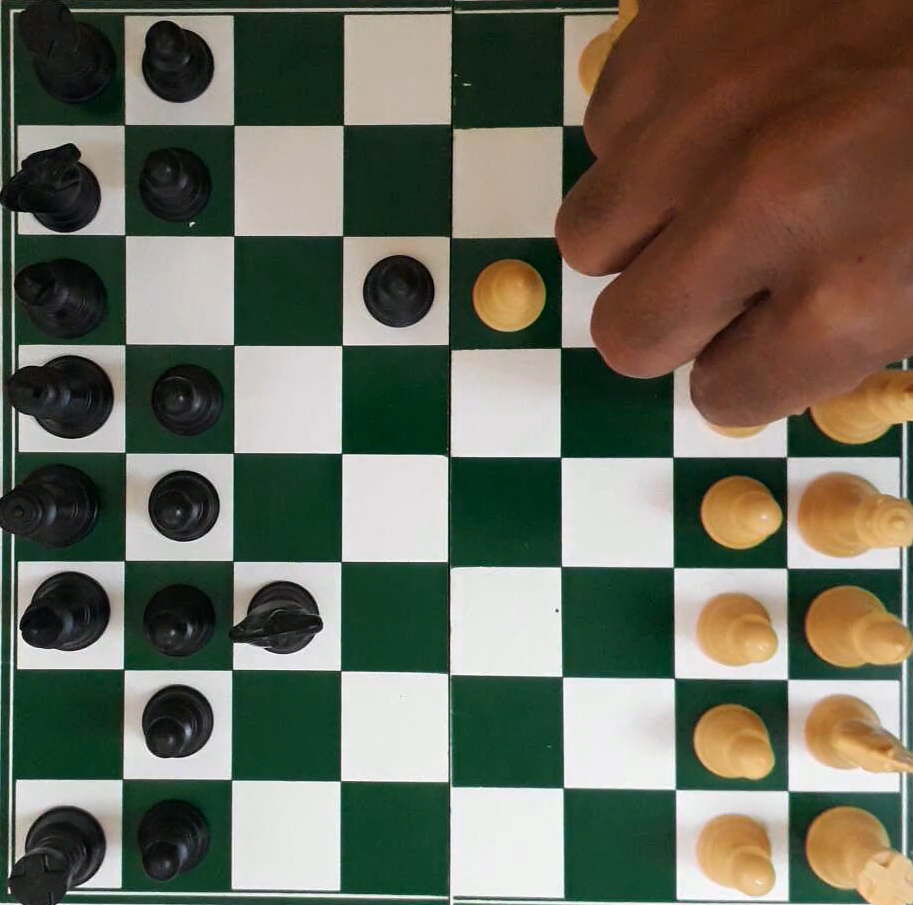
#> input picture hand_detect_imgs/hand_frame2.png, 913 x 905 px, found by its file name
$ python hand_detect_test.py
#> lines starting #> are read from the running program, lines starting #| are printed output that depends on the picture; after the words box and inside, x2 and y2 are one past the last pixel; in counts of white or black regions, pixels touching at a corner belong together
#> further down, image is the input picture: shape (905, 913, 3); mean B, G, R 92.2, 106.7, 106.2
import cv2
import numpy as np
import imutils
import os

def __addHandBoundingBoxes(image):
    inverted = cv2.bitwise_not(image.copy())
    hsv = cv2.cvtColor(inverted, cv2.COLOR_BGR2HSV)
#> hsv: shape (905, 913, 3); mean H, S, V 123, 49.8, 168.9

    lower = np.array([135, 6, 91])
    upper = np.array([255, 255, 255])
    mask = cv2.inRange(hsv.copy(), lower, upper)
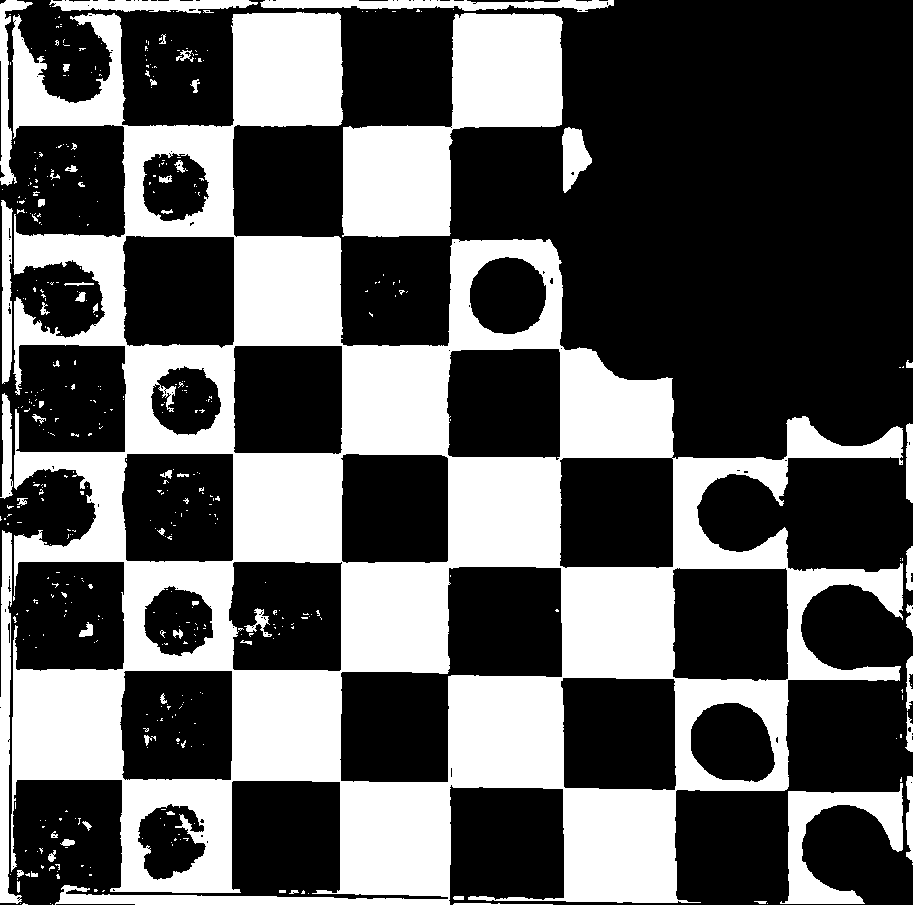
#> mask: shape (905, 913); 36.1% white; 456 white regions (391 under 20 px), largest, box (x1, y1, x2, y2) and area: (11, 12, 903, 905) 248892, (342, 13, 563, 237) 24225, (780, 783, 903, 904) 5501
    mask = 255-mask
    green_squares_mask = mask.copy()

    cv2.imwrite('hand_detect_imgs/1green.jpg', green_squares_mask)
    cv2.imwrite('hand_detect_imgs/1notgreen.jpg', cv2.bitwise_not(green_squares_mask.copy()))
    # cv2.imshow('green', green_squares_mask)

    hsv = cv2.cvtColor(image.copy(), cv2.COLOR_BGR2HSV)
#> hsv: shape (905, 913, 3); mean H, S, V 52.9, 100.2, 118.5
    lower = np.array([0, 0, 81])
    upper = np.array([255, 43, 255])
    mask = cv2.inRange(hsv.copy(), lower, upper)
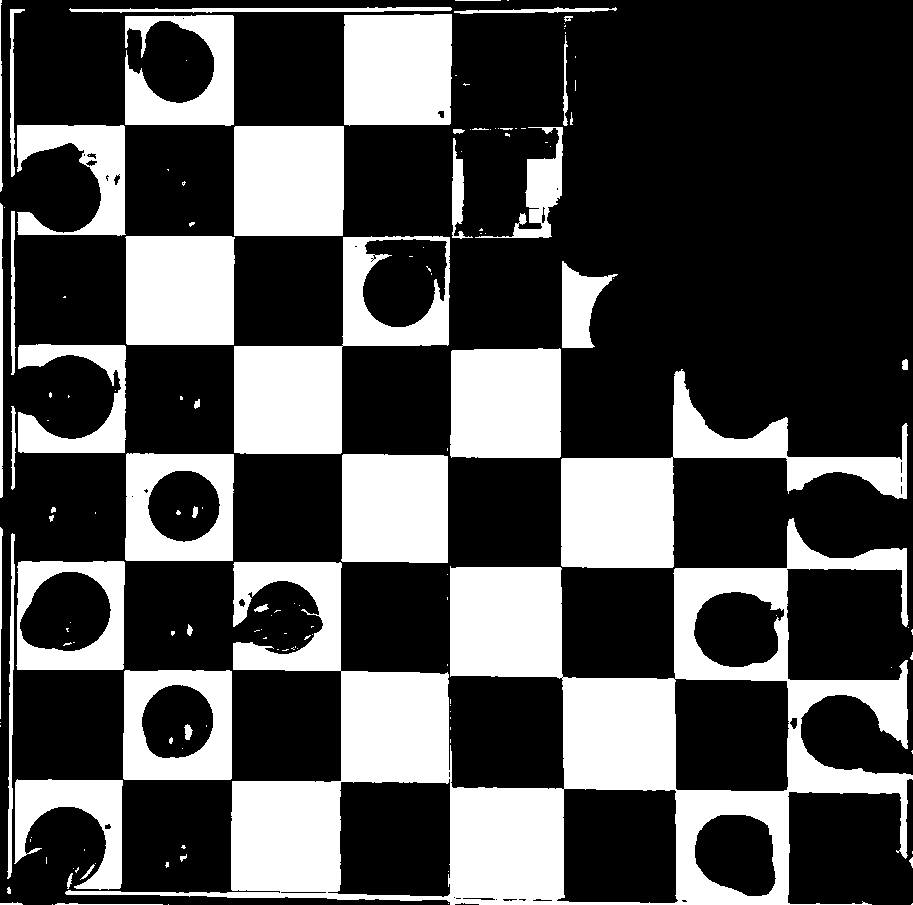
#> mask: shape (905, 913); 30.7% white; 148 white regions (98 under 20 px), largest, box (x1, y1, x2, y2) and area: (65, 518, 913, 905) 97727, (561, 369, 908, 568) 19936, (234, 236, 450, 454) 17402
    mask = 255-mask
    white_squares_mask = mask.copy()

    cv2.imwrite('hand_detect_imgs/2white.jpg', white_squares_mask)
    # cv2.imshow('white', white_squares_mask)


    image_final = image.copy()
    image_final = cv2.bitwise_and(image_final, image_final, mask=green_squares_mask)
    image_final = cv2.bitwise_and(image_final, image_final, mask=white_squares_mask)

    cv2.imwrite('hand_detect_imgs/3and.jpg', image_final)
    # cv2.imshow('and', image_final)


    inverted = cv2.bitwise_not(image_final.copy())
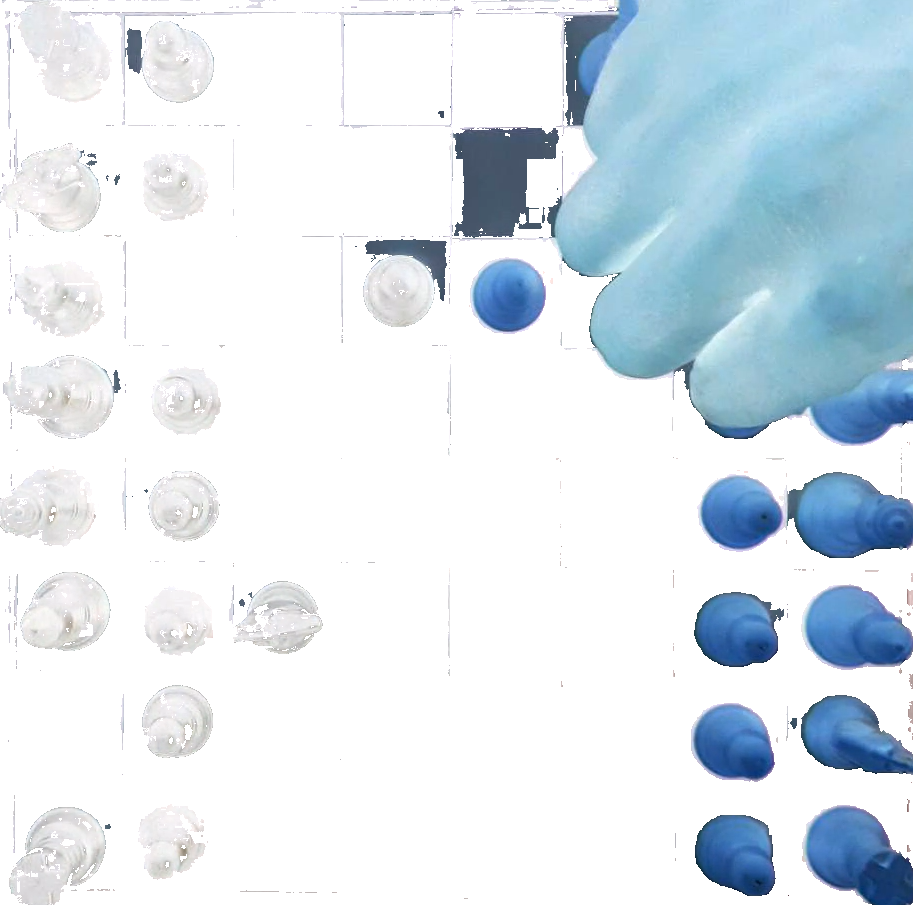
#> inverted: shape (905, 913, 3); mean B, G, R 237.8, 230.3, 219.9
    hsv = cv2.cvtColor(inverted, cv2.COLOR_BGR2HSV)
#> hsv: shape (905, 913, 3); mean H, S, V 33.6, 25, 238

    target = image.copy()
    lower = np.array([76, 87, 50])
    upper = np.array([255, 255, 255])
    white_pieces_mask = cv2.inRange(hsv.copy(), lower, upper)
#> white_pieces_mask: shape (905, 913); 10.7% white; 119 white regions (86 under 20 px), largest, box (x1, y1, x2, y2) and area: (703, 251, 913, 444) 16357, (661, 145, 828, 310) 8243, (788, 474, 913, 558) 7745

    cv2.imwrite('hand_detect_imgs/31white_pieces.jpg', white_pieces_mask)


    lower = np.array([0, 0, 159])
    upper = np.array([55, 255, 255])
    black_pieces_mask = cv2.inRange(hsv.copy(), lower, upper)
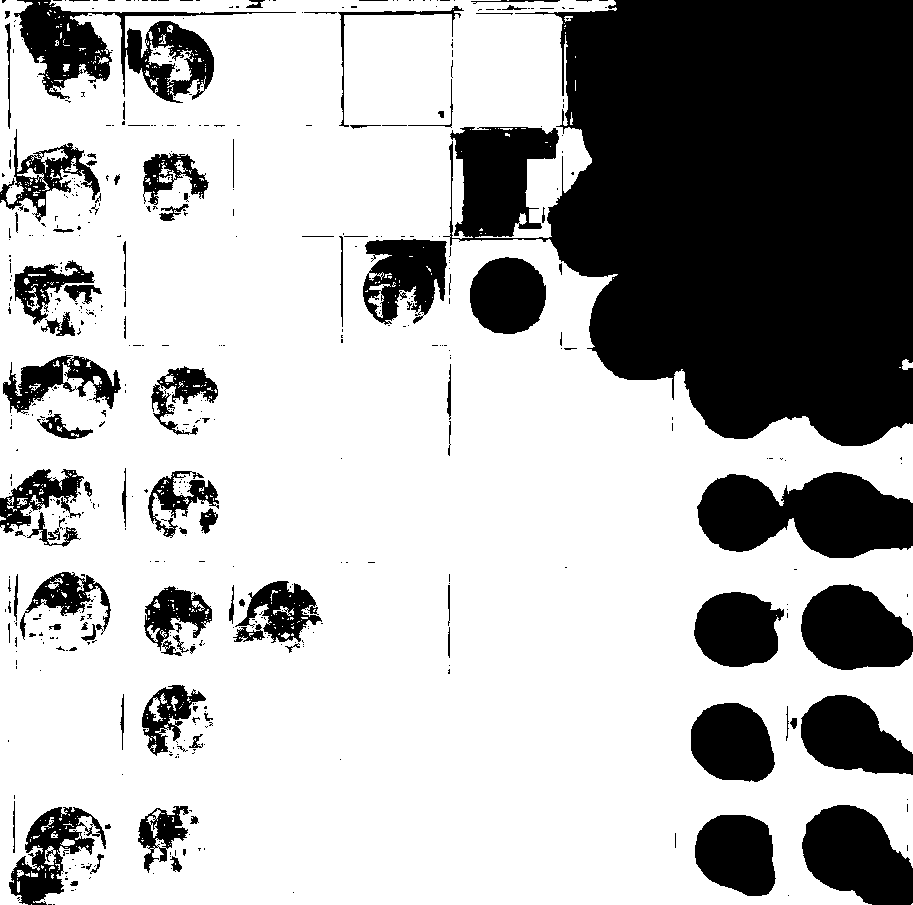
#> black_pieces_mask: shape (905, 913); 69.3% white; 580 black regions (474 under 20 px), largest, box (x1, y1, x2, y2) and area: (443, 0, 913, 446) 147670, (697, 472, 913, 558) 13322, (14, 0, 296, 103) 9474

    cv2.imwrite('hand_detect_imgs/32black_pieces.jpg', black_pieces_mask)

    hand_is_detected, hand_contours = __hand_detected(image_final, white_pieces_mask, black_pieces_mask)
    # if hand_is_detected:
    #   self.__drawHand(target, hand_contours)

    return (target, hand_is_detected)

def __hand_detected(no_houses_frame, white_pieces_mask, black_pieces_mask):
    """
    return `True` or `False` if hand is detected
    """
    white_pieces_mask = 255-white_pieces_mask
    black_pieces_mask = 255-black_pieces_mask

    no_houses_frame = cv2.bitwise_and(no_houses_frame, no_houses_frame, mask=white_pieces_mask)
    cv2.imwrite('hand_detect_imgs/4and_white_pieces.jpg', no_houses_frame)
    # cv2.imshow('no_white_piece', no_houses_frame)
    no_houses_frame = cv2.bitwise_and(no_houses_frame, no_houses_frame, mask=black_pieces_mask)
    cv2.imwrite('hand_detect_imgs/5and_black_pieces.jpg', no_houses_frame)

    # cv2.imshow('image', no_houses_frame)

    # convert image to gray scale
    gray = cv2.cvtColor(no_houses_frame, cv2.COLOR_BGR2GRAY)

    # This is the threshold level for every pixel.
    thresh = cv2.threshold(gray, 30, 255, cv2.THRESH_BINARY)[1]
#> thresh: shape (905, 913); 15.8% white; 1142 white regions (991 under 20 px), largest, box (x1, y1, x2, y2) and area: (547, 0, 913, 425) 99410, (450, 127, 559, 242) 5432, (837, 341, 913, 374) 1527
    cv2.imwrite('hand_detect_imgs/6final_thresh.jpg', thresh)

    # cv2.imshow('thresh', thresh)
    thresh = cv2.erode(thresh, None, iterations=8)
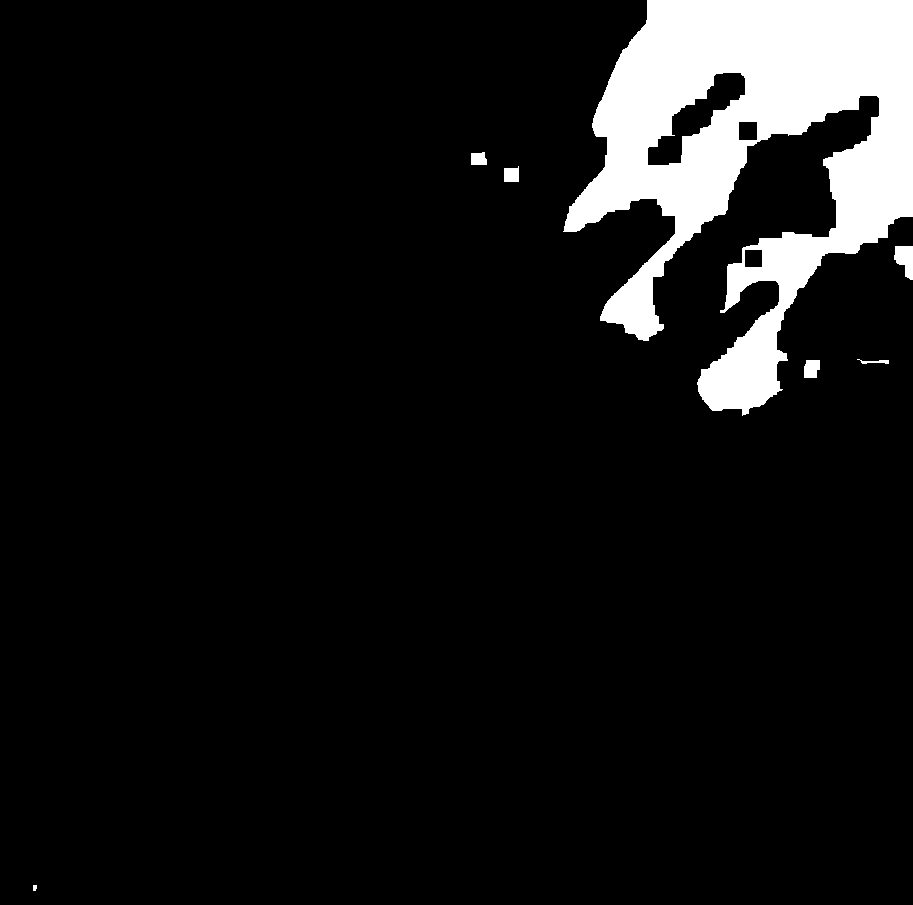
#> thresh: shape (905, 913); 8.4% white; 7 white regions
    cv2.imwrite('hand_detect_imgs/7erode.jpg', thresh)

    # cv2.imshow('image', thresh)

    cnts = cv2.findContours(thresh.copy(), cv2.RETR_EXTERNAL, cv2.CHAIN_APPROX_SIMPLE)
#> cnts = 7 contours, 1 with area under 20; largest, box (x1, y1, x2, y2) and area: (563, 0, 913, 416) 70869, (894, 246, 913, 280) 399, (804, 360, 820, 378) 222, (504, 166, 519, 182) 182, (471, 152, 487, 165) 158, (857, 359, 889, 364) 46
    cnts = imutils.grab_contours(cnts)

    if cnts is not None and len(cnts) > 0:

        cnt = max(cnts, key=cv2.contourArea)
#> cnt = contour of 717 points, box (x1, y1, x2, y2) (563, 0, 913, 416), area 70869
        return (True, cnt)
    else:
        return (False, None)

# path
path = "chess_tracking/assets/videos/hand_frame2.png"

# Reading an image in default mode
image = cv2.imread(path)

# Using cv2.imshow() method
# Displaying the image
# cv2.imshow('image', image)
# print(__addHandBoundingBoxes(image))
__addHandBoundingBoxes(image)
#> in __addHandBoundingBoxes, `hand_is_detected, hand_contours = __hand_detected(image_final, white_p..`: hand_is_detected = True; hand_contours has the same summary as cnt in __hand_detected

# waits for user to press any key
# (this is necessary to avoid Python kernel form crashing)
cv2.waitKey(0)

# closing all open windows
cv2.destroyAllWindows()
